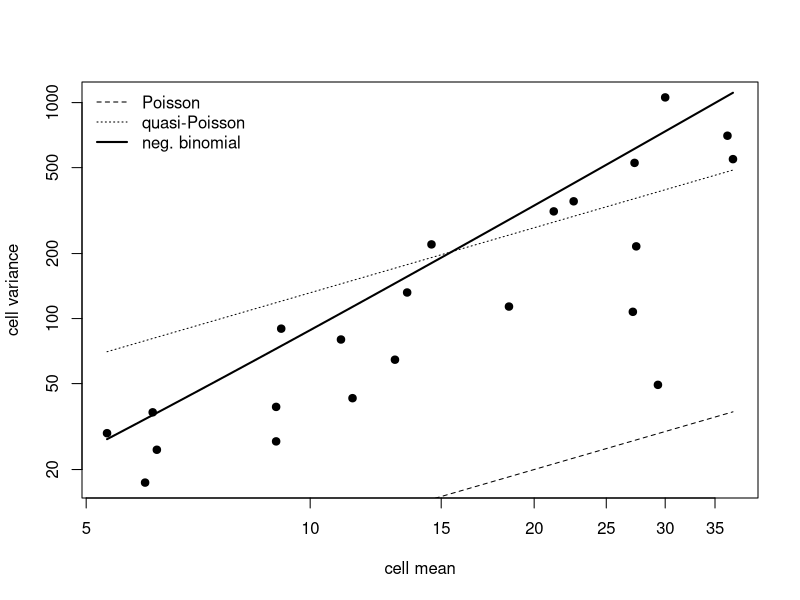
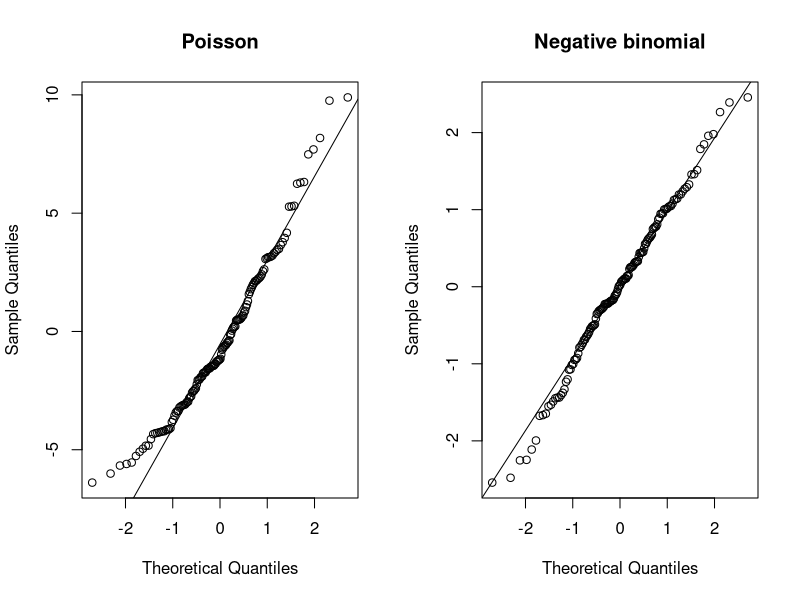

Recreate these plots in R, in order.
## ---- chunk 1
knitr::opts_chunk$set(echo = TRUE, message = FALSE, warning = FALSE)
## ---- chunk 2
library(MASS)
fp <- glm(Days ~ Eth + Sex + Age + Lrn, family = poisson, data = quine)
X2 <- sum(residuals(fp, type = "pearson")^2)
c(phi_pearson = X2 / df.residual(fp), phi_deviance = deviance(fp) / df.residual(fp))
## ---- chunk 3
y <- quine$Days; mu <- fitted(fp)
aux <- lm(((y - mu)^2 - y) / mu ~ 0 + mu)
ct <- summary(aux)$coefficients
c(alpha = ct[1, 1], t = ct[1, 3], p_one_sided = pt(ct[1, 3], df.residual(aux), lower.tail = FALSE))
## ---- chunk 4
fq <- glm(Days ~ Eth + Sex + Age + Lrn, family = quasipoisson, data = quine)
summary(fq)$dispersion
round(cbind(est = coef(fp), se_pois = sqrt(diag(vcov(fp))), se_quasi = sqrt(diag(vcov(fq)))), 3)
## ---- chunk 5
fnb <- glm.nb(Days ~ Eth + Sex + Age + Lrn, data = quine)
c(k = fnb$theta, se_k = fnb$SE.theta)
round(cbind(est_nb = coef(fnb), se_nb = sqrt(diag(vcov(fnb)))), 3)
AIC(fp, fnb)
# LR test of k = infinity (Poisson) is on the boundary: halve the chi-square(1) p-value
LR <- 2 * (as.numeric(logLik(fnb)) - as.numeric(logLik(fp)))
c(LR = LR, p = 0.5 * pchisq(LR, 1, lower.tail = FALSE))
## ---- chunk 6
cells <- aggregate(Days ~ Eth + Sex + Age + Lrn, data = quine,
                   FUN = function(d) c(m = mean(d), v = var(d), n = length(d)))
cells <- data.frame(cells[, 1:4], cells$Days)
cells <- subset(cells, n >= 3)
plot(v ~ m, data = cells, log = "xy", pch = 19, xlab = "cell mean", ylab = "cell variance")
mm <- seq(min(cells$m), max(cells$m), length.out = 100)
lines(mm, mm, lty = 2)                                 # Poisson
lines(mm, summary(fq)$dispersion * mm, lty = 3)       # quasi-Poisson
lines(mm, mm + mm^2 / fnb$theta, lwd = 2)              # negative binomial
legend("topleft", c("Poisson", "quasi-Poisson", "neg. binomial"),
       lty = c(2, 3, 1), lwd = c(1, 1, 2), bty = "n")
## ---- chunk 7
c(observed = sum(y == 0),
  poisson  = sum(dpois(0, fitted(fp))),
  negbin   = sum(dnbinom(0, size = fnb$theta, mu = fitted(fnb))))
## ---- chunk 8
rqr <- function(y, F, ...) {               # as in 10-residuals.Rmd
  lo <- F(y - 1, ...); hi <- F(y, ...); u <- runif(length(y))
  up_lo <- F(y, ..., lower.tail = FALSE); up_hi <- F(y - 1, ..., lower.tail = FALSE)
  ifelse(lo < 0.5, qnorm(lo + u * (hi - lo)),
         qnorm(up_lo + u * (up_hi - up_lo), lower.tail = FALSE))
}
set.seed(2027)
rq_pois <- rqr(y, ppois, lambda = fitted(fp))
rq_nb   <- rqr(y, pnbinom, size = fnb$theta, mu = fitted(fnb))
range(rq_pois); range(rq_nb)
op <- par(mfrow = c(1, 2))
qqnorm(rq_pois, main = "Poisson"); qqline(rq_pois)
qqnorm(rq_nb, main = "Negative binomial"); qqline(rq_nb)
par(op)
